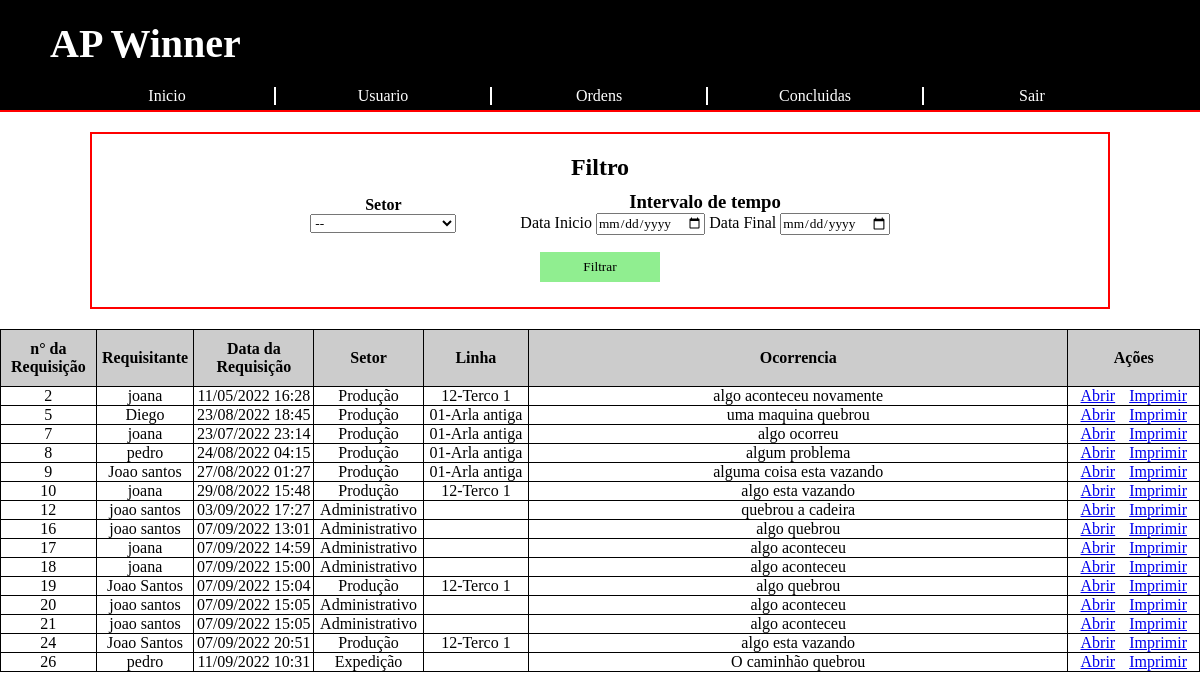
The app's page /ordensConcluidas.php, older data.
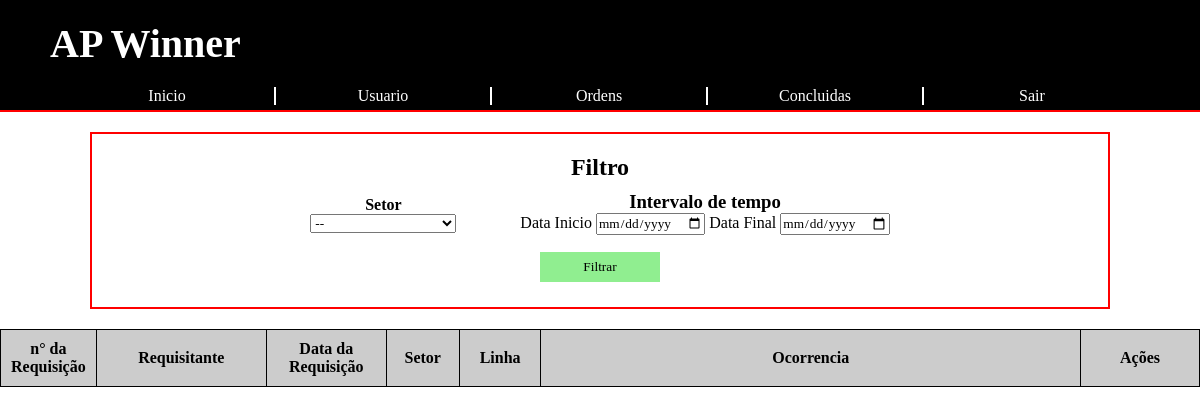
The same page, newer data.
### tables this page shows
CREATE TABLE `ordemservico` (
  `id` int(11) NOT NULL,
  `nomeRequisitante` varchar(80) NOT NULL,
  `setor` varchar(20) NOT NULL,
  `linhaProducao` varchar(40) DEFAULT NULL,
  `dataRequisicao` datetime NOT NULL,
  `tipoManutencao` varchar(20) NOT NULL,
  `nomeManutencao` varchar(50) NOT NULL,
  `dataInicio` datetime NOT NULL,
  `dataTermino` datetime NOT NULL,
  `parteProblema` varchar(50) NOT NULL,
  `motivoProblema` text NOT NULL,
  `descricaoRequisicao` text NOT NULL,
  `solucao` text NOT NULL,
  `tempo_parada` time NOT NULL,
  `nomeTerceiros` varchar(30) DEFAULT NULL,
  `concluido` int(1) NOT NULL DEFAULT 0
);

### php/concluidos.php (the view)
<?php
    include 'config.php';
    $sql = "SELECT * FROM ordemservico WHERE concluido = '1' ";
    $dados = mysqli_query($conn,$sql);
    while($row = mysqli_fetch_array($dados)){
?>
    <tr>
        <td><?php echo $row['id'] ?></td>
        <td><?php echo $row['nomeRequisitante'] ?></td>
        <td><?php echo date('d/m/Y H:i', strtotime($row['dataRequisicao']))?></td>
        <td><?php echo $row['setor'] ?></td>
        <td><?php echo $row['linhaProducao'] ?></td>
        <td><?php echo $row['descricaoRequisicao'] ?></td>
        <td>
            <a href="ordem.php?id=<?php echo $row['id'] ?>">Abrir</a>
            <a href="imprimirReq.php?id=<?php echo $row['id'] ?>">Imprimir</a>
        </td>
    </tr>
<?php
    }
?>

### parts/header.php (shortened to what this page needs)
<!DOCTYPE html>
<html>
<head>
	<link rel="stylesheet" type="text/css" href="css/style.css">
</head>
<body>
	<header>
		<h1>AP Winner</h1>
		<div class="top-menu">
			<div class="item"><a href="index.php">Inicio</a></div>
			<div class="item"><a href="Usuario.php">Usuario</a></div>
			<div class="item"><a href="ordens.php">Ordens</a></div>
			<div class="item"><a href="ordensConcluidas.php">Concluidas</a></div>
			<div class="item last"><a href="php/logout.php">Sair</a></div>
		</div>
	</header>

### ordensConcluidas.php
<?php
	include 'parts/header.php';
?>
<div class="filtro">
    <?php
        require 'php/filtro.php';
        filtrodados('registrosFiltrados.php','Filtro','Filtrar');
    ?>
</div>
<div class="registro-ordens" id="registros_ordens">
<table>
	<tr>
		<th class="id">n° da Requisição</th>
		<th class="req">Requisitante</th>
		<th class="data">Data da Requisição</th>
		<th class="setor">Setor</th>
		<th class="linha">Linha</th>
		<th class="ocor">Ocorrencia</th>
		<th class="acoes">Ações</th>
	</tr>
	<?php
		require_once 'php/concluidos.php';
	?>
</table>
</div>
<?php include 'parts/footer.php'?>

### php/filtro.php (shortened to what this page needs)
<?php function filtrodados($caminho, $titulo, $btn){?>
<div class="filtro" id="filtro">
    <form class="filtrar" method="POST" action="<?php echo($caminho); ?>" id="filtro">
        <h2><?php echo $titulo ?></h2>
        <div>
        <h4>Setor</h4>
        <select name="setorFiltro" id="setorFiltro" required>
            <option disabled selected>--</option>
        </select>
        </div>
        <div>
            <h3>Intervalo de tempo</h3>
            <label>Data Inicio</label>
            <input type="date" name="intDataInicio">
            <label>Data Final</label>
            <input type="date" name="intDataFim">
        </div>
        <input type="submit" value="<?php echo $btn?>">
    </form>
</div>
<?php
    }
?>

### parts/footer.php
<?php
    echo('<footer>
    </footer>
</body>
</html>');
?>

### css/style.css (style rules this page uses)
* { margin:0; padding:0; font-family: calibri; box-sizing: border-box; }
header { position: relative; background-color: black; color: white; border-bottom: 2px solid red; }
header h1 { padding:20px 50px; font-size: 40px; }
header .item { width:20%; text-align: center; }
header .item:not(.last) { border-right: 2px solid white; }
header a { text-decoration: none; color: white; }
header .top-menu { display: flex; width: 90%; margin: 0 auto; margin-bottom: 5px; }
form { box-sizing: border-box; width:85%; margin: 20px auto; text-align: center; border: 2px solid red; padding-top: 20px; padding-bottom: 10px; }
form h2 { padding-bottom: 10px; }
form label { display: inline-block; padding-bottom: 5px; }
form input[type=submit], form input[type=reset] { margin-top: 10px; width: 120px; height: 30px; }
form input[type=submit] { background-color: lightgreen; border: 0; transition: 0.7s; }
.registro-ordens { max-width: 1280px; width: 100%; margin: 20px auto; }
table { width: 100%; border-collapse: collapse; text-align: center; }
table tr, table td, table th { border: 1px solid black; }
table th { background-color: #ccc; }
table .id { width: 3%; padding: 10px; }
table .data { width: 10%; padding: 10px; }
table .ocor { width: 45%; }
table .acoes { padding: 10px; }
form.filtrar div { display: inline-block; padding: 0 30px; text-align: center; }
form.filtrar div select { display: block; }
form.filtrar input[type=submit] { display: block; margin: 15px auto; }
table td a { padding: 5px; }

Row changes from the older to the newer data that the page shows:
removed ordemservico: id "2", nomeRequisitante "joana", dataRequisicao "11/05/2022 16:28", setor "Produção", linhaProducao "12-Terco 1", descricaoRequisicao "algo aconteceu novamente"
removed ordemservico: id "5", nomeRequisitante "Diego", dataRequisicao "23/08/2022 18:45", setor "Produção", linhaProducao "01-Arla antiga", descricaoRequisicao "uma maquina quebrou"
removed ordemservico: id "7", nomeRequisitante "joana", dataRequisicao "23/07/2022 23:14", setor "Produção", linhaProducao "01-Arla antiga", descricaoRequisicao "algo ocorreu"
removed ordemservico: id "8", nomeRequisitante "pedro", dataRequisicao "24/08/2022 04:15", setor "Produção", linhaProducao "01-Arla antiga", descricaoRequisicao "algum problema"
removed ordemservico: id "9", nomeRequisitante "Joao santos", dataRequisicao "27/08/2022 01:27", setor "Produção", linhaProducao "01-Arla antiga", descricaoRequisicao "alguma coisa esta vazando"
removed ordemservico: id "10", nomeRequisitante "joana", dataRequisicao "29/08/2022 15:48", setor "Produção", linhaProducao "12-Terco 1", descricaoRequisicao "algo esta vazando"
removed ordemservico: id "12", nomeRequisitante "joao santos", dataRequisicao "03/09/2022 17:27", setor "Administrativo", descricaoRequisicao "quebrou a cadeira"
removed ordemservico: id "16", nomeRequisitante "joao santos", dataRequisicao "07/09/2022 13:01", setor "Administrativo", descricaoRequisicao "algo quebrou"
removed ordemservico: id "17", nomeRequisitante "joana", dataRequisicao "07/09/2022 14:59", setor "Administrativo", descricaoRequisicao "algo aconteceu"
removed ordemservico: id "18", nomeRequisitante "joana", dataRequisicao "07/09/2022 15:00", setor "Administrativo", descricaoRequisicao "algo aconteceu"
removed ordemservico: id "19", nomeRequisitante "Joao Santos", dataRequisicao "07/09/2022 15:04", setor "Produção", linhaProducao "12-Terco 1", descricaoRequisicao "algo quebrou"
removed ordemservico: id "20", nomeRequisitante "joao santos", dataRequisicao "07/09/2022 15:05", setor "Administrativo", descricaoRequisicao "algo aconteceu"
removed ordemservico: id "21", nomeRequisitante "joao santos", dataRequisicao "07/09/2022 15:05", setor "Administrativo", descricaoRequisicao "algo aconteceu"
removed ordemservico: id "24", nomeRequisitante "Joao Santos", dataRequisicao "07/09/2022 20:51", setor "Produção", linhaProducao "12-Terco 1", descricaoRequisicao "algo esta vazando"
removed ordemservico: id "26", nomeRequisitante "pedro", dataRequisicao "11/09/2022 10:31", setor "Expedição", descricaoRequisicao "O caminhão quebrou"
